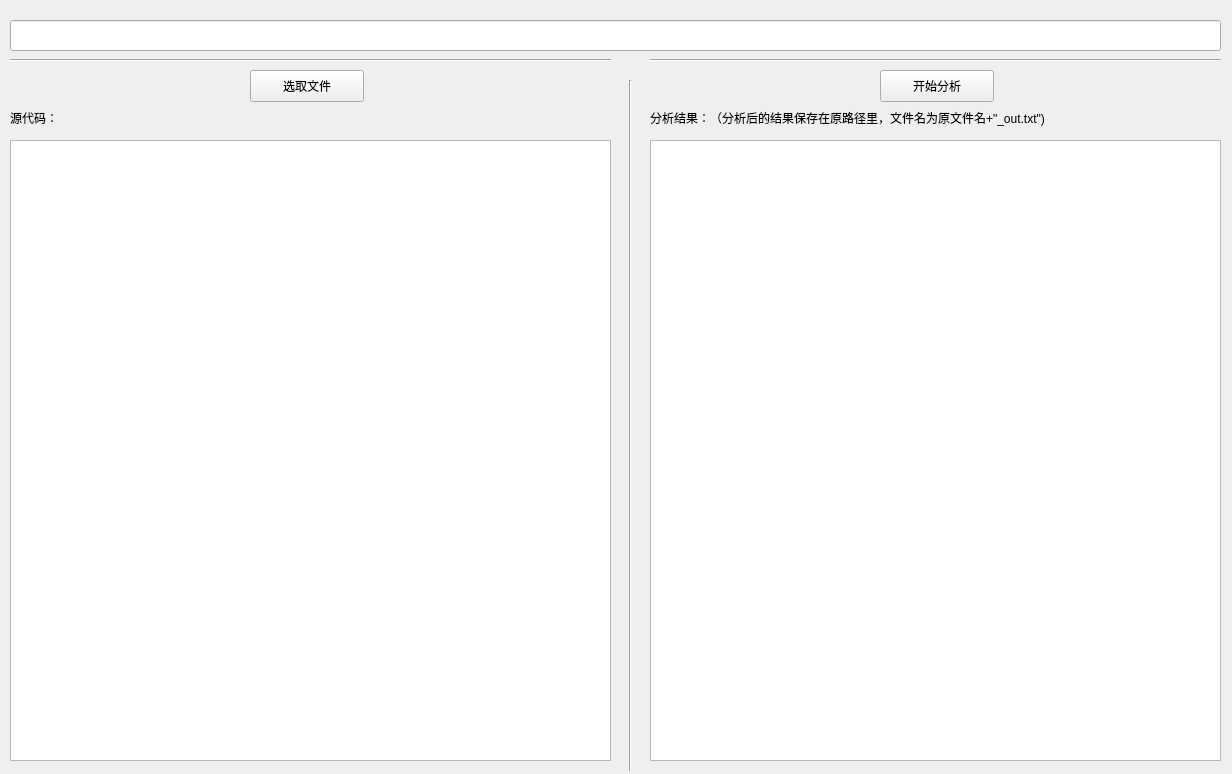
<?xml version="1.0" encoding="UTF-8"?>
<ui version="4.0">
 <class>MainWindow</class>
 <widget class="QMainWindow" name="MainWindow">
  <property name="geometry">
   <rect>
    <x>0</x>
    <y>0</y>
    <width>1232</width>
    <height>774</height>
   </rect>
  </property>
  <property name="sizePolicy">
   <sizepolicy hsizetype="Fixed" vsizetype="Preferred">
    <horstretch>0</horstretch>
    <verstretch>0</verstretch>
   </sizepolicy>
  </property>
  <property name="windowTitle">
   <string>C++记号分词器</string>
  </property>
  <widget class="QWidget" name="centralWidget">
   <widget class="QLineEdit" name="lineEdit">
    <property name="enabled">
     <bool>true</bool>
    </property>
    <property name="geometry">
     <rect>
      <x>10</x>
      <y>20</y>
      <width>1211</width>
      <height>31</height>
     </rect>
    </property>
    <property name="font">
     <font>
      <pointsize>15</pointsize>
     </font>
    </property>
    <property name="whatsThis">
     <string>&lt;html&gt;&lt;head/&gt;&lt;body&gt;&lt;p&gt;&lt;br/&gt;&lt;/p&gt;&lt;/body&gt;&lt;/html&gt;</string>
    </property>
    <property name="styleSheet">
     <string notr="true">color:rgb(0, 0, 0)</string>
    </property>
    <property name="text">
     <string/>
    </property>
   </widget>
   <widget class="QPushButton" name="pushButton">
    <property name="geometry">
     <rect>
      <x>250</x>
      <y>70</y>
      <width>114</width>
      <height>32</height>
     </rect>
    </property>
    <property name="text">
     <string>选取文件</string>
    </property>
   </widget>
   <widget class="QPushButton" name="pushButton_2">
    <property name="geometry">
     <rect>
      <x>880</x>
      <y>70</y>
      <width>114</width>
      <height>32</height>
     </rect>
    </property>
    <property name="text">
     <string>开始分析</string>
    </property>
   </widget>
   <widget class="QTextEdit" name="textEdit">
    <property name="geometry">
     <rect>
      <x>10</x>
      <y>140</y>
      <width>601</width>
      <height>621</height>
     </rect>
    </property>
    <property name="styleSheet">
     <string notr="true">color: rgb(0, 0, 0)</string>
    </property>
    <property name="html">
     <string>&lt;!DOCTYPE HTML PUBLIC &quot;-//W3C//DTD HTML 4.0//EN&quot; &quot;http://www.w3.org/TR/REC-html40/strict.dtd&quot;&gt;
&lt;html&gt;&lt;head&gt;&lt;meta name=&quot;qrichtext&quot; content=&quot;1&quot; /&gt;&lt;style type=&quot;text/css&quot;&gt;
p, li { white-space: pre-wrap; }
&lt;/style&gt;&lt;/head&gt;&lt;body style=&quot; font-family:'.AppleSystemUIFont'; font-size:13pt; font-weight:400; font-style:normal;&quot;&gt;
&lt;p style=&quot;-qt-paragraph-type:empty; margin-top:0px; margin-bottom:0px; margin-left:0px; margin-right:0px; -qt-block-indent:0; text-indent:0px;&quot;&gt;&lt;br /&gt;&lt;/p&gt;&lt;/body&gt;&lt;/html&gt;</string>
    </property>
   </widget>
   <widget class="QTextEdit" name="textEdit_2">
    <property name="geometry">
     <rect>
      <x>650</x>
      <y>140</y>
      <width>571</width>
      <height>621</height>
     </rect>
    </property>
    <property name="styleSheet">
     <string notr="true">color:rgb(0, 0, 0)</string>
    </property>
   </widget>
   <widget class="Line" name="line">
    <property name="geometry">
     <rect>
      <x>620</x>
      <y>80</y>
      <width>20</width>
      <height>691</height>
     </rect>
    </property>
    <property name="orientation">
     <enum>Qt::Vertical</enum>
    </property>
   </widget>
   <widget class="Line" name="line_2">
    <property name="geometry">
     <rect>
      <x>10</x>
      <y>50</y>
      <width>601</width>
      <height>20</height>
     </rect>
    </property>
    <property name="orientation">
     <enum>Qt::Horizontal</enum>
    </property>
   </widget>
   <widget class="Line" name="line_3">
    <property name="geometry">
     <rect>
      <x>650</x>
      <y>50</y>
      <width>571</width>
      <height>20</height>
     </rect>
    </property>
    <property name="orientation">
     <enum>Qt::Horizontal</enum>
    </property>
   </widget>
   <widget class="QLabel" name="label">
    <property name="geometry">
     <rect>
      <x>10</x>
      <y>110</y>
      <width>60</width>
      <height>16</height>
     </rect>
    </property>
    <property name="text">
     <string>源代码：</string>
    </property>
   </widget>
   <widget class="QLabel" name="label_2">
    <property name="geometry">
     <rect>
      <x>650</x>
      <y>110</y>
      <width>471</width>
      <height>16</height>
     </rect>
    </property>
    <property name="text">
     <string>分析结果：（分析后的结果保存在原路径里，文件名为原文件名+&quot;_out.txt&quot;)</string>
    </property>
   </widget>
  </widget>
 </widget>
 <layoutdefault spacing="6" margin="11"/>
 <resources/>
 <connections/>
</ui>
